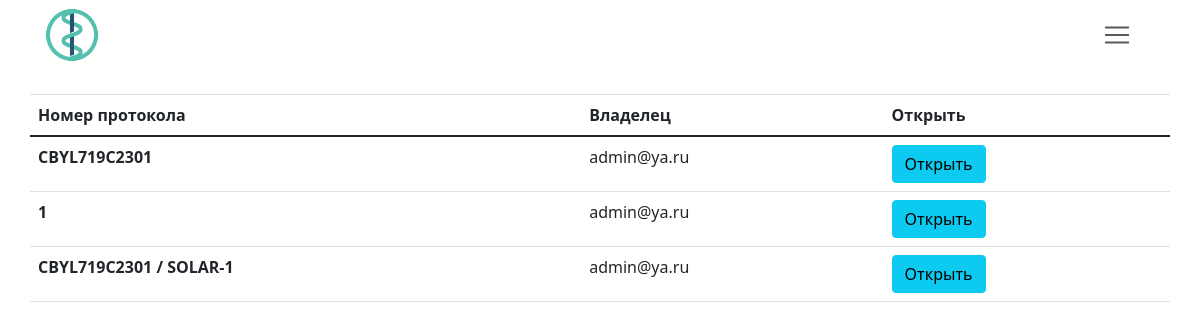
/research/WatchResearchList/clinicalResearch/, run on an earlier commit of the app's database.
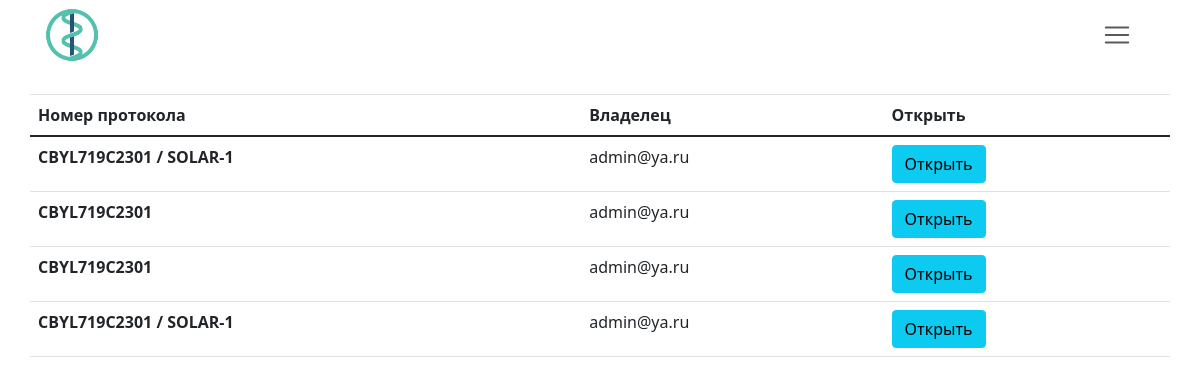
And on a later commit of the database.
### researchManager/models.py (models this page shows, shortened)
class Research(models.Model):
    type = models.CharField("Тип исследования", max_length=50, null=True, blank=True)
    type_request = models.CharField("Тип заявки", max_length=50, null=True, blank=True)
    owner = models.ForeignKey(settings.AUTH_USER_MODEL, on_delete=models.CASCADE, null=True, blank=True)
    identityCode = models.CharField("Код исследования", max_length=50, null=True, blank=True)
    date_accepted = models.DateField("Дата одобрения", blank=True, null=True, default="2021-05-05")
    date_created = models.DateTimeField("Дата загрузки в систему", auto_now_add=True, null=True, blank=True)
    protocol_number = models.CharField("Номер протокола", max_length=50, null=True, blank=True)
    protocol_name = models.CharField("Название протокола", max_length=500, null=True, blank=True)
    work_name = models.CharField("Название работы", max_length=500, null=True, blank=True)
    division = models.CharField("Подразделение", max_length=500, null=True, blank=True)
    executor = models.CharField("Исполнитель", max_length=500, null=True, blank=True)
    specialization = models.CharField("Специализация", max_length=500, null=True, blank=True)
    managers = models.CharField("Менеджеры", max_length=500, null=True, blank=True)
    name_research = models.CharField("Название исследования", max_length=500, null=True, blank=True)
    drug_name = models.CharField("Название препарата", max_length=500, null=True, blank=True)
    main_researcher = models.CharField("Главный исследователь", max_length=500, null=True, blank=True)
    research_center = models.CharField("Исследовательский центр", max_length=500, null=True, blank=True)
    customer = models.CharField("Заказчик", max_length=500, null=True, blank=True)
    customer_contacts = models.CharField("Контактные данные заказчика", max_length=500, null=True, blank=True)
    duration = models.DateTimeField("Дата окончания исследования", null=True, blank=True)
    version = models.IntegerField("Версия", null=True, blank=True)
    addedOnMeeting = models.BooleanField("Добавленно на заседании", default=False)
    class Meta:
        verbose_name = "Исследование"
        verbose_name_plural = "Исследования"

### userControl/models.py (models this page shows)
class User(AbstractUser):
    username = models.EmailField(
        _('username'),
        max_length=150,
        unique=True,
        help_text=_(''),
        error_messages={
            'unique': _("Пользователь с таким Email уже существует."),
        },
    )
    first_name = models.CharField('Имя', max_length=30)
    last_name = models.CharField('Фамилия', max_length=150)
    middle_name = models.CharField('Отчество', max_length=30)
    role = models.ForeignKey(Role, on_delete=models.CASCADE, related_name='role', null=True, blank=True, default=7)
    password = models.CharField('Пароль', max_length=150)
    registration_accepted = models.CharField('Подтвердить регистрацию',max_length=10)
    def __str__(self):
        return self.username
    class Meta(object):
        unique_together = ('username',)

### researchManager/views.py (the view)
# urls.py: path("WatchResearchList/<str:researchType>/", views.WatchResearch.getResearchList, name="WatchResearchList"),
    def getResearchList(request, researchType):
        researchList = getMainResearchsList(researchType)
        return render(request, "research/researchList.html", {
            'researchList': researchList,
            'researchType': researchType,
        })

### researchManager/templates/research/researchList.html (shortened to what this page needs)
{% extends "base.html" %}
{% block content %}
{% if researchType == "clinicalResearch" %}
  {% include "research/researchLists/clinicalResearchsList.html" %}
{% endif %}
{% endblock %}

### templates/research/researchLists/clinicalResearchsList.html (shortened to what this page needs)
<table class="table">
  <thead>
    <tr>
      <th scope="col">Номер протокола</th>
      <th scope="col">Владелец</th>
      <th scope="col">Открыть</th>
    </tr>
  </thead>
  <tbody>
    {% for research in researchList %}
      <tr>
        <th scope="row">{{ research.protocol_number }}</th>
        <td>{{ research.owner }}</td>
        <td>
        <form action="{% url 'watchResearch' research.id %}">
          <button type="submit" class="btn btn-info">Открыть</button></td>
      </tr>
    {% endfor %}
  </tbody>
</table>

What changed in the data, as far as the page shows it:
added Research: protocol_number "CBYL719C2301 / SOLAR-1", owner "admin@ya.ru"
changed Research (number 3 of 4 on the later page): protocol_number "1" → "CBYL719C2301"
